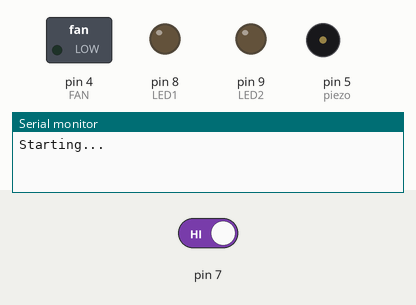
Recording of a sketch running on a simulated Arduino Uno, built with avr-gcc and run on an emulated ATmega328P. On the bench: switched loads named in the sketch (green lamp = pin HIGH), output pins drawn as LEDs (lit = HIGH), buzzer (waves = sounding, pin HIGH), the last lines printed to the serial monitor. The inputs (shaded band) are chosen by the test bench; at power-on: pin 7 HIGH. The modem accepts every AT command (registered, SIM ready, sends succeed) and sends nothing else.

Above: at 0.01 s.
At 1.3 s:
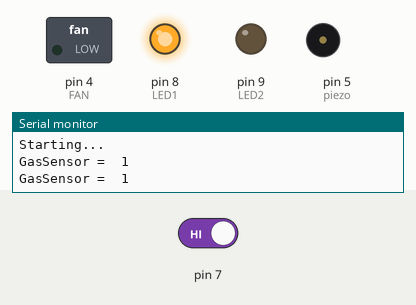
1.4 s: pin 7 driven LOW
At 2.9 s:
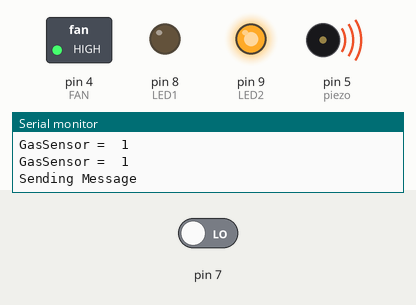
Timing chart, 0 to 4.4 s (numbered marks = the images above; inputs shaded):
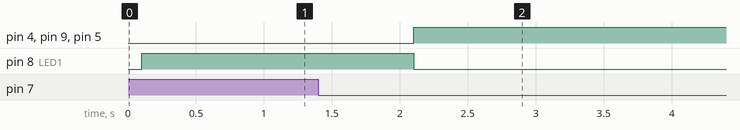

The sketch:

Arduino.ino
```cpp
#include <SoftwareSerial.h>

SoftwareSerial SIM900A(2,3);//TX, RX
int LED1 = 8;
int LED2 = 9;
int FAN = 4;
int piezo = 5;
int LED2State = HIGH;
int x = 0;
void setup()
{
  SIM900A.begin(9600);
  Serial.begin(9600);
  pinMode(7, INPUT);
  pinMode(LED1, OUTPUT);
  pinMode(LED2, OUTPUT);
  pinMode(piezo, OUTPUT);
  pinMode(FAN, OUTPUT);
  Serial.println ("Starting...");
  delay(100);

}


void loop()
{
   int gasSensor = digitalRead(7);

  if(gasSensor == LOW){
      digitalWrite(piezo, HIGH);
      digitalWrite(LED1, LOW);
      digitalWrite(LED2, HIGH);
      digitalWrite(FAN, HIGH);
//      x = x + 1;
//      if(x % 2 == 0){

//      }

//      delay(1000);
      SendMessage();
      delay(1000);
      Call();
      delay(1000);
      fire();
      delay(1000);

  }
  else{
      digitalWrite(piezo, LOW);
      digitalWrite(LED1, HIGH);
      digitalWrite(LED2, LOW);
      digitalWrite(FAN, LOW);
      x = 0;
  }

  Serial.print("GasSensor = ");
  Serial.print(" ");
  Serial.print(gasSensor);
  Serial.println();

  delay(1000);

}


void SendMessage()
  {
  Serial.println ("Sending Message");
  SIM900A.println("AT+CMGF=1");
  delay(2000);
  SIM900A.println("AT+CMGS=\"+91xxxxxxxxxx\"\r");
  delay(3000);
  SIM900A.println("Alert!!! Gas Detected");
  delay(100);
  Serial.println ("Finish");
  SIM900A.println((char)26);
  delay(1000);
  Serial.println ("Message has been sent");
  }


void Call()
{
    Serial.println("Calling...");
    delay(2000);
    SIM900A.println("ATD+91xxxxxxxxxx;");
    delay(16000);
    SIM900A.println("ATH");
}

void fire()
  {
  Serial.println ("FireStation Message");
  SIM900A.println("AT+CMGF=1");
  delay(2000);
  SIM900A.println("AT+CMGS=\"+91xxxxxxxxxx\"\r");
  delay(4000);
  SIM900A.println("Alert!!! this is the home address");
  delay(100);
  Serial.println ("Done");
  SIM900A.println((char)26);
  delay(1000);
  Serial.println ("Firestation informed");
  }
```

Measured:
- after the input at 1.4 s, pin 4 (FAN), pin 9 (LED2), pin 5 (piezo): LOW → HIGH after 0.70 s; pin 8 (LED1): HIGH → LOW after 0.70 s
